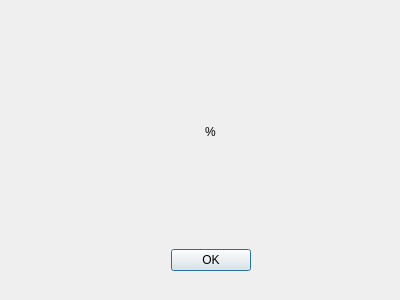
<?xml version="1.0" encoding="UTF-8"?>
<ui version="4.0">
 <class>StatusDialog</class>
 <widget class="QDialog" name="StatusDialog">
  <property name="geometry">
   <rect>
    <x>0</x>
    <y>0</y>
    <width>400</width>
    <height>300</height>
   </rect>
  </property>
  <property name="windowTitle">
   <string>Dialog</string>
  </property>
  <property name="modal">
   <bool>true</bool>
  </property>
  <widget class="QWidget" name="verticalLayoutWidget">
   <property name="geometry">
    <rect>
     <x>40</x>
     <y>20</y>
     <width>341</width>
     <height>251</height>
    </rect>
   </property>
   <layout class="QVBoxLayout" name="verticalLayout">
    <item>
     <widget class="QLabel" name="label">
      <property name="text">
       <string>%</string>
      </property>
      <property name="alignment">
       <set>Qt::AlignCenter</set>
      </property>
      <property name="wordWrap">
       <bool>true</bool>
      </property>
     </widget>
    </item>
    <item>
     <widget class="QDialogButtonBox" name="buttonBox">
      <property name="orientation">
       <enum>Qt::Horizontal</enum>
      </property>
      <property name="standardButtons">
       <set>QDialogButtonBox::Ok</set>
      </property>
      <property name="centerButtons">
       <bool>true</bool>
      </property>
     </widget>
    </item>
   </layout>
  </widget>
 </widget>
 <resources/>
 <connections/>
</ui>
